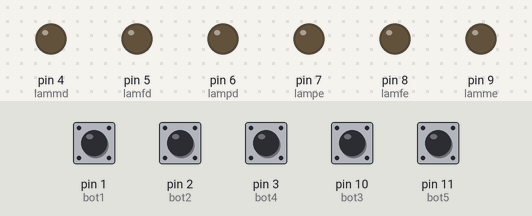
A sketch run on a simulated Arduino Uno, built with avr-gcc and run on an emulated ATmega328P. On the bench: output pins drawn as LEDs (lit = HIGH). Dashed ring = blinking. The inputs (shaded band) are chosen by the test bench; at power-on: pin 1 (bot1), pin 2 (bot2), pin 3 (bot4), pin 10 (bot3), pin 11 (bot5) LOW.

Above: at 1.2 s.
1.3 s: pin 2 (bot2) pulled HIGH for 0.15 s
At 1.4 s:
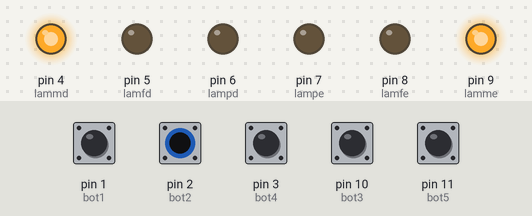
3.0 s: pin 3 (bot4) pulled HIGH for 0.15 s
At 3.33 s:
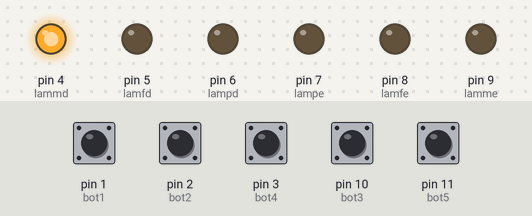
5.4 s: pin 10 (bot3) pulled HIGH for 1 s
At 6.18 s:
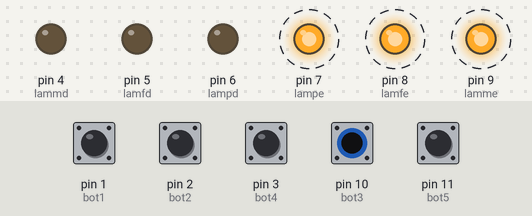
8.4 s: pin 1 (bot1) pulled HIGH for 0.15 s
At 8.47 s:
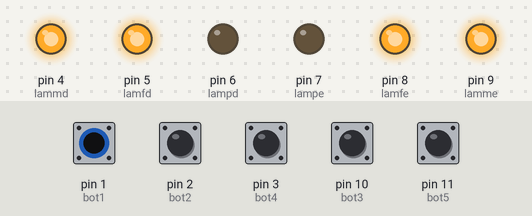
10.0 s: pin 11 (bot5) pulled HIGH for 0.15 s
At 10.78 s:
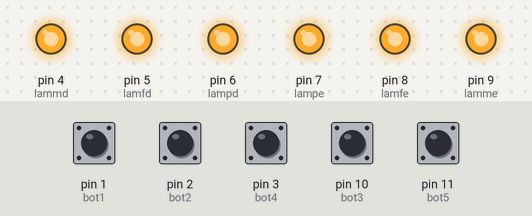
12.4 s: pin 11 (bot5) pulled HIGH for 1 s
At 13.18 s:
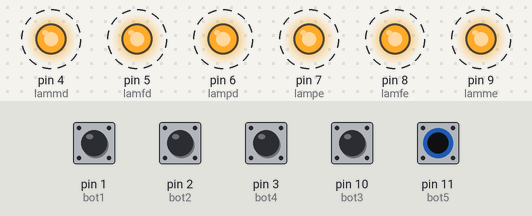
Timing chart, 0 to 15.7 s (numbered marks = the images above; inputs shaded):
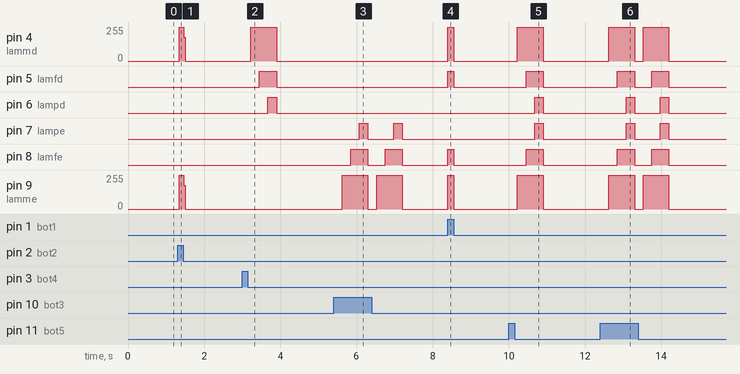

Measured:
- after the input at 1.3 s, pin 4 (lammd), pin 9 (lamme): 0/255 → 253/255 at once, → 0/255 0.12 s later
- after the input at 3.0 s, pin 4 (lammd): 0/255 → 255/255 after 0.23 s, → 0/255 0.68 s later; pin 5 (lamfd): LOW → HIGH after 0.45 s, → LOW 0.45 s later; pin 6 (lampd): LOW → HIGH after 0.68 s, → LOW 0.23 s later
- after the input at 5.4 s, pin 7 (lampe): alternates HIGH for 0.23 s and LOW for 0.68 s, starting after 0.68 s; pin 8 (lamfe): alternates HIGH for 0.45 s and LOW for 0.45 s, 4 changes in all, then stays LOW, starting after 0.45 s; pin 9 (lamme): alternates 255/255 for 0.68 s and 0/255 for 0.23 s, starting after 0.23 s
- after the input at 8.4 s, pin 4 (lammd), pin 9 (lamme): 0/255 → 255/255 at once, → 0/255 0.15 s later; pin 5 (lamfd), pin 8 (lamfe): LOW → HIGH at once, → LOW 0.15 s later
- after the input at 10.0 s, pin 4 (lammd), pin 9 (lamme): 0/255 → 255/255 after 0.23 s, → 0/255 0.68 s later; pin 5 (lamfd), pin 8 (lamfe): LOW → HIGH after 0.45 s, → LOW 0.45 s later; pin 6 (lampd), pin 7 (lampe): LOW → HIGH after 0.68 s, → LOW 0.23 s later
- after the input at 12.4 s, pin 4 (lammd): alternates 255/255 for 0.68 s and 0/255 for 0.23 s, 4 changes in all, then stays 0/255, starting after 0.23 s; pin 5 (lamfd): alternates HIGH for 0.45 s and LOW for 0.45 s, 4 changes in all, then stays LOW, starting after 0.45 s

The sketch:

Lanterna_Maverick.ino
```cpp
int bot1 = 1;
int bot2 = 2;
int bot3 = 10;
int bot4 = 3;
int bot5 = 11;
int freio = LOW;
int meialuz = LOW;
int piscaesq = LOW;
int piscadir = LOW;
int alerta = LOW;
int lampd = 6;
int lampe = 7;
int lamfd = 5;
int lamfe = 8;
int lammd = 4;
int lamme = 9;

void setup()
{
  pinMode(bot1, INPUT);
  pinMode(bot2, INPUT);
  pinMode(bot3, INPUT);
  pinMode(bot4, INPUT);
  pinMode(bot5, INPUT);
  pinMode(lampd, OUTPUT);
  pinMode(lampe, OUTPUT);
  pinMode(lamfd, OUTPUT);
  pinMode(lamfe, OUTPUT);
  pinMode(lammd, OUTPUT);
  pinMode(lamme, OUTPUT);
}

void loop()
{

  freio = digitalRead(bot1);
  meialuz = digitalRead(bot2);
  piscaesq = digitalRead(bot3);
  piscadir = digitalRead(bot4);
  alerta = digitalRead(bot5);

  if(alerta == HIGH)
  {
    digitalWrite(lamme, LOW);
    digitalWrite(lamfe, LOW);
    digitalWrite(lampe, LOW);
    digitalWrite(lammd, LOW);
    digitalWrite(lamfd, LOW);
    digitalWrite(lampd, LOW);
    delay(225);
    digitalWrite(lamme, HIGH);
    digitalWrite(lamfe, LOW);
    digitalWrite(lampe, LOW);
    digitalWrite(lammd, HIGH);
    digitalWrite(lamfd, LOW);
    digitalWrite(lampd, LOW);
    delay(225);
    digitalWrite(lamme, HIGH);
    digitalWrite(lamfe, HIGH);
    digitalWrite(lampe, LOW);
    digitalWrite(lammd, HIGH);
    digitalWrite(lamfd, HIGH);
    digitalWrite(lampd, LOW);
    delay(225);
    digitalWrite(lamme, HIGH);
    digitalWrite(lamfe, HIGH);
    digitalWrite(lampe, HIGH);
    digitalWrite(lammd, HIGH);
    digitalWrite(lamfd, HIGH);
    digitalWrite(lampd, HIGH);
    delay(225);
  }
  else
  {
      if(freio == HIGH)
      {
        digitalWrite(lamfd, HIGH);
        digitalWrite(lamfe, HIGH);
        digitalWrite(lammd, HIGH);
        digitalWrite(lamme, HIGH);
        delay(1);
      }
      else
      {
        digitalWrite(lamfd, LOW);
        digitalWrite(lamfe, LOW);
        digitalWrite(lammd, LOW);
        digitalWrite(lamme, LOW);
      }
      if(meialuz == HIGH || freio == HIGH)
      {
        digitalWrite(lammd, HIGH);
        digitalWrite(lamme, HIGH);
        delay(1);
      }
      else
      {
        digitalWrite(lammd, LOW);
        digitalWrite(lamme, LOW);
      }
      if(piscaesq == HIGH)
      {
        digitalWrite(lamme, LOW);
        digitalWrite(lamfe, LOW);
        digitalWrite(lampe, LOW);
        delay(225);
        digitalWrite(lamme, HIGH);
        digitalWrite(lamfe, LOW);
        digitalWrite(lampe, LOW);
        delay(225);
        digitalWrite(lamme, HIGH);
        digitalWrite(lamfe, HIGH);
        digitalWrite(lampe, LOW);
        delay(225);
        digitalWrite(lamme, HIGH);
        digitalWrite(lamfe, HIGH);
        digitalWrite(lampe, HIGH);
        delay(225);
      }
      else
      {
        digitalWrite(lampe, LOW);
      }
      if(piscadir == HIGH)
      {
        digitalWrite(lammd, LOW);
        digitalWrite(lamfd, LOW);
        digitalWrite(lampd, LOW);
        delay(225);
        digitalWrite(lammd, HIGH);
        digitalWrite(lamfd, LOW);
        digitalWrite(lampd, LOW);
        delay(225);
        digitalWrite(lammd, HIGH);
        digitalWrite(lamfd, HIGH);
        digitalWrite(lampd, LOW);
        delay(225);
        digitalWrite(lammd, HIGH);
        digitalWrite(lamfd, HIGH);
        digitalWrite(lampd, HIGH);
        delay(225);
      }
      else
      {
        digitalWrite(lampd, LOW);
      }
  }
}
```
